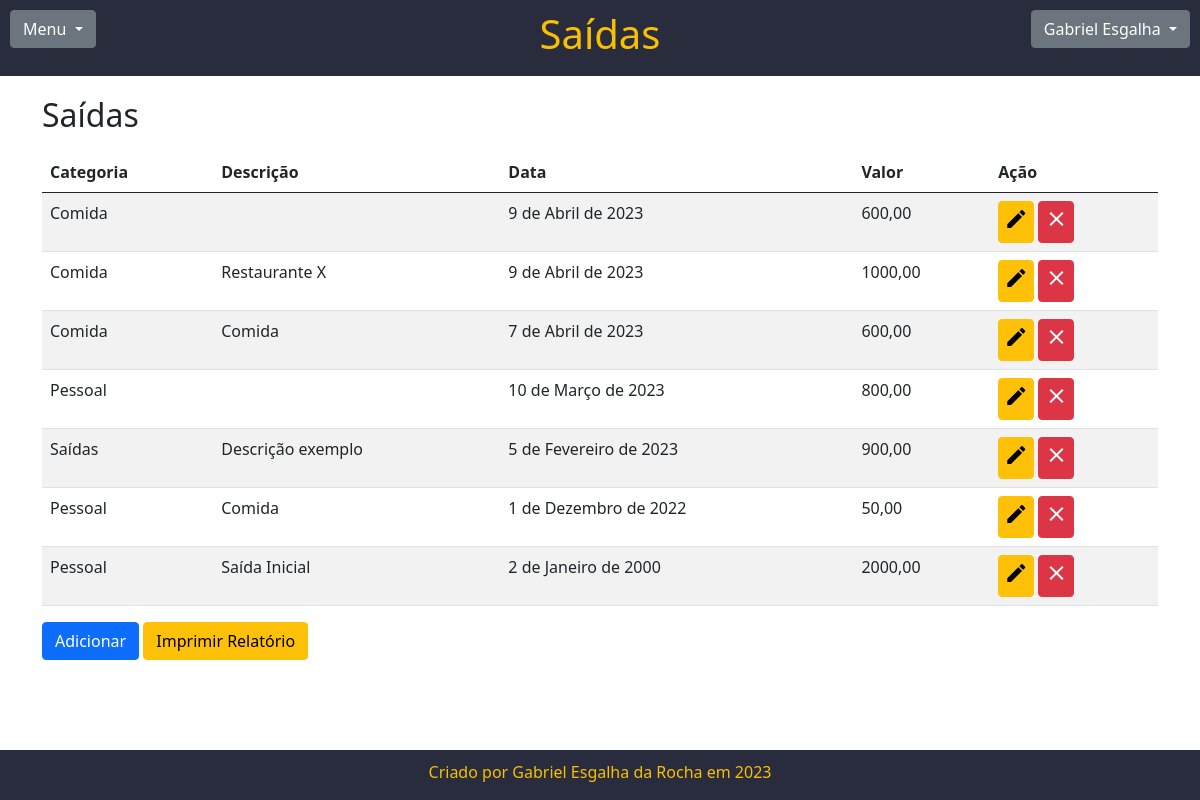
/saidas/ (signed in), run on an earlier commit of the app's database.
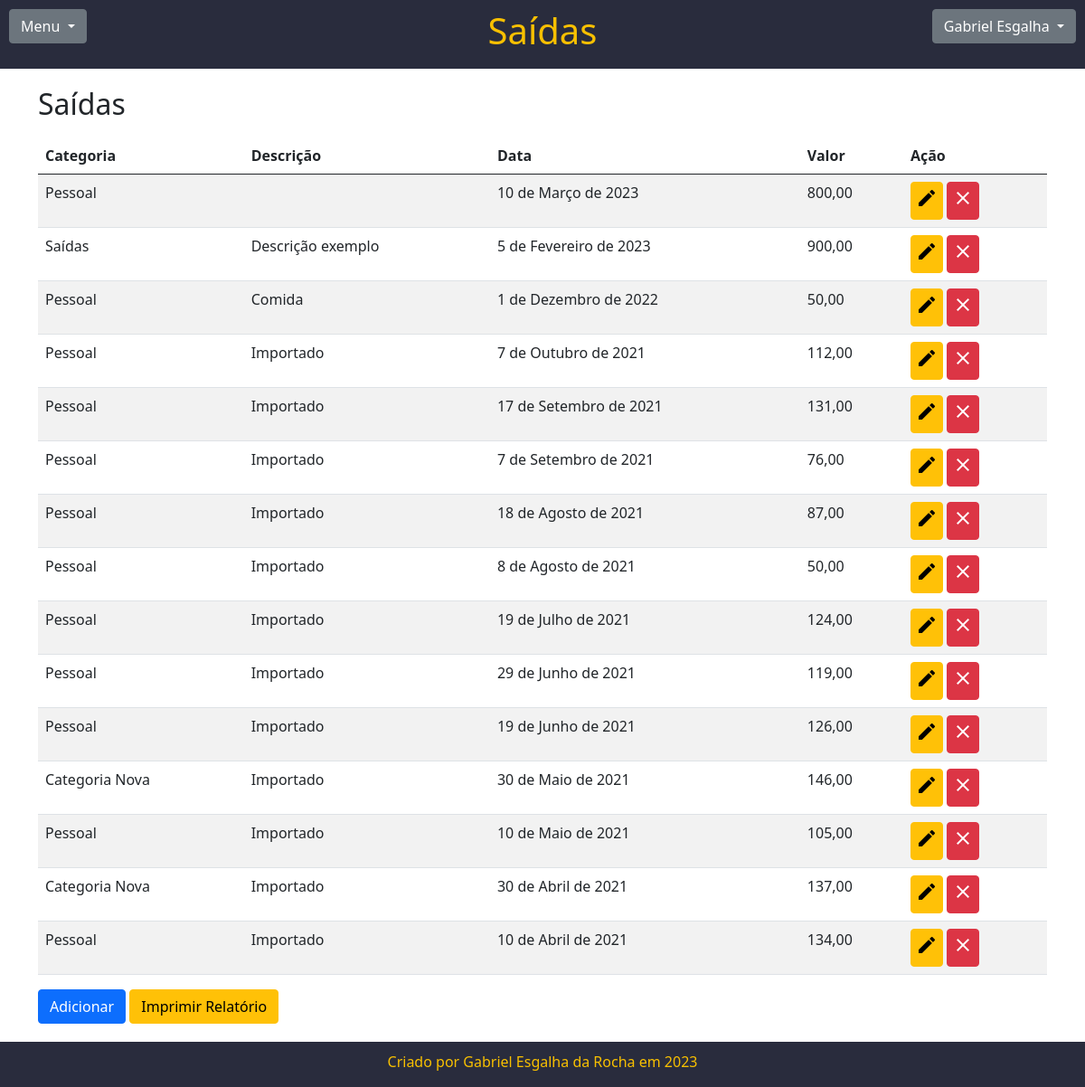
And on a later commit of the database.
### page/models.py (models this page shows, shortened)
class Saidas(models.Model):
    usuario = models.ForeignKey(Usuario, on_delete=models.PROTECT)
    valor = models.DecimalField(verbose_name="Valor Saída", max_digits=11, decimal_places=2)
    data = models.DateField(verbose_name="Data", default=timezone.now().date())
    categoria = models.ForeignKey(Categoria, on_delete=models.PROTECT)
    descricao = models.CharField(verbose_name="Descrição", max_length=50, null=True, blank=True)
    class Meta:
        ordering = ['usuario','-data', 'categoria', 'valor']

class Categoria(models.Model):
    usuario = models.ForeignKey(Usuario, on_delete=models.PROTECT)
    categoria = models.CharField(max_length=50, verbose_name="Categoria")
    created_at = models.DateField(auto_now_add=True)

### page/views.py (the view)
# urls.py: path('saidas/', views.saidas, name="saidas"),
@login_required
def saidas(request):
    usuario_logado = request.user
    saidas_usuario = Saidas.objects.filter(usuario=usuario_logado)[:15]
    context={
        "usuario_logado": usuario_logado,
        "saidas_usuario": saidas_usuario
    }
    return render(request, 'saidas.html', context)

### acesso/models.py (called while the page is built)
    def is_superuser(self):
        return self.is_admin

### page/templates/saidas.html (shortened to what this page needs)
{% extends 'base.html' %}
{% load bootstrap5 %}
{% block TituloPagina %}<h1>Saídas</h1>{% endblock TituloPagina %}
{% block content %}
<div class="row">
    <div class="col-3">
        <h2>Saídas</h2>
    </div>
    <div class="col-3">
    </div>
</div>
<div class="table-responsive">
    <table class="table table-striped">
        <thead>
            <tr>
                <th scope="col">Categoria</th>
                <th scope="col">Descrição</th>
                <th scope="col">Data</th>
                <th scope="col">Valor</th>
                <th scope="col">Ação</th>
            </tr>
        </thead>
        <tbody>
            {% for saida in saidas_usuario %}
            <tr class="">
                <td scope="row">{{saida.categoria.categoria}}</td>
                <td>{% if saida.descricao %}{{saida.descricao}}{% endif %}</td>
                <td>{{saida.data}}</td>
                <td>{{saida.valor}}</td>
                <td>
                    <a style="padding: 5px;" class="btn btn-warning" href="{% url 'saidas_edit' saida.id %}" role="button"><span class="material-icons">edit</span></a>
                    <a style="padding: 5px;" class="btn btn-danger" onclick="return confirm('Deseja deletar registro?')" href="{% url 'saidas_delete' saida.id %}" role="button"><span class="material-icons">close</span></a>
                </td>
            </tr>
            {% endfor %}
        </tbody>
    </table>
</div>
<div class="row">
    <div class="col-lg-12 col-md-12 col-sm-12">
        <a class="btn btn-primary" href="{% url 'saidas_add' %}" role="button">Adicionar</a>
        <a class="btn btn-warning" href="{% url 'report_saidas' %}" role="button">Imprimir Relatório</a>
    </div>
</div>
{% endblock content %}

What changed in the data, as far as the page shows it:
removed Saidas: categoria.categoria "Comida", data "9 de Abril de 2023", valor "600,00"
removed Saidas: categoria.categoria "Comida", descricao "Restaurante X", data "9 de Abril de 2023", valor "1000,00"
removed Saidas: categoria.categoria "Comida", descricao "Comida", data "7 de Abril de 2023", valor "600,00"
no longer on this page (row unchanged): Saidas: categoria.categoria "Pessoal", descricao "Saída Inicial", data "2 de Janeiro de 2000", valor "2000,00"
added Saidas: categoria.categoria "Pessoal", descricao "Importado", data "7 de Outubro de 2021", valor "112,00"
added Saidas: categoria.categoria "Pessoal", descricao "Importado", data "17 de Setembro de 2021", valor "131,00"
added Saidas: categoria.categoria "Pessoal", descricao "Importado", data "7 de Setembro de 2021", valor "76,00"
added Saidas: categoria.categoria "Pessoal", descricao "Importado", data "18 de Agosto de 2021", valor "87,00"
added Saidas: categoria.categoria "Pessoal", descricao "Importado", data "8 de Agosto de 2021", valor "50,00"
added Saidas: categoria.categoria "Pessoal", descricao "Importado", data "19 de Julho de 2021", valor "124,00"
added Saidas: categoria.categoria "Pessoal", descricao "Importado", data "29 de Junho de 2021", valor "119,00"
added Saidas: categoria.categoria "Pessoal", descricao "Importado", data "19 de Junho de 2021", valor "126,00"
added Saidas: categoria.categoria "Categoria Nova", descricao "Importado", data "30 de Maio de 2021", valor "146,00"
added Saidas: categoria.categoria "Pessoal", descricao "Importado", data "10 de Maio de 2021", valor "105,00"
added Saidas: categoria.categoria "Categoria Nova", descricao "Importado", data "30 de Abril de 2021", valor "137,00"
added Saidas: categoria.categoria "Pessoal", descricao "Importado", data "10 de Abril de 2021", valor "134,00"
